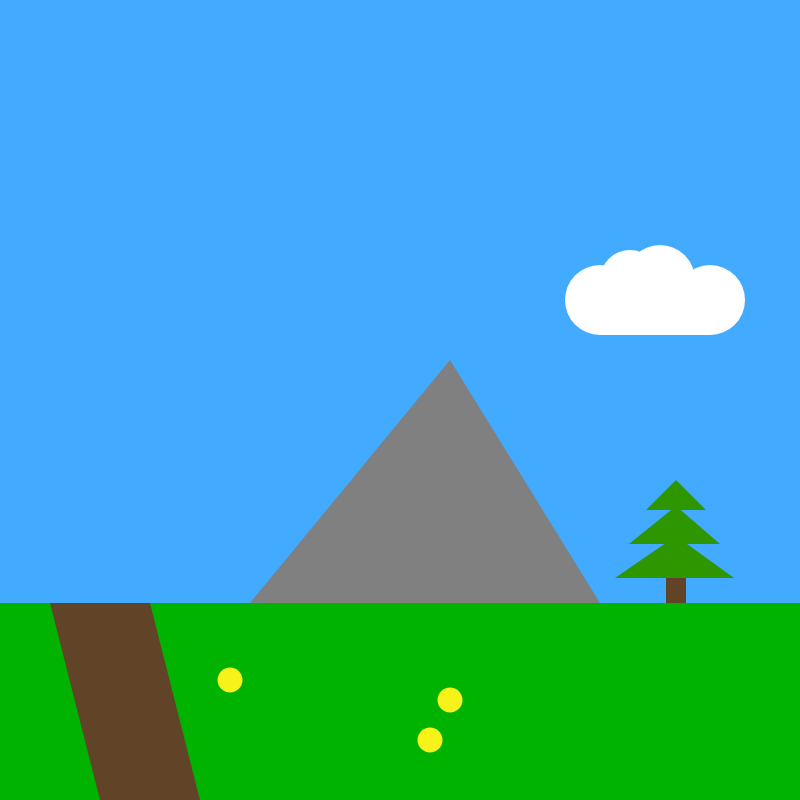
Frame 1 (no input)
Frame 60 (no input): identical to frame 1, image omitted
Frame 120 (the mouse pressed at the canvas centre since frame 60): identical to frame 1, image omitted

The p5.js sketch that drew this single still picture (run headless with seeded random() and noise() and a simulated clock; from frame 60 on, the mouse is pressed at the canvas centre):

// p5.js sketch
// ── sketch.js

 function setup() { 
  createCanvas(800, 800); 
} 
 
function draw() { 
background(66, 170, 255)    //небо
noStroke()
fill(0,179,0)
rect(0,603,800,222)        //земля
fill(255)                  //облако
circle(600,300,70)  
circle(630,280,60)
circle(660,280,70)
circle(680,300,60)
circle(710,300, 70)
rect (600,300,110,35)
fill(46,151,0)             //ёлка
triangle(646,510, 676, 480, 706,510)
triangle(629,544, 676, 506, 720,544)
triangle (615,578, 676, 536, 734,578)
fill(97, 68,39)            
rect (666,578,20,25)
fill(128,128,128)          //гора  
triangle(250,603,450,360,600,603)
fill(97, 68,39)           //каньон
quad(150,603,50,603,100,800,200,800)
fill(247,242,26)
circle(450,700,25) //монеты
circle(430,740,25)  
circle(230,680,25)
}
